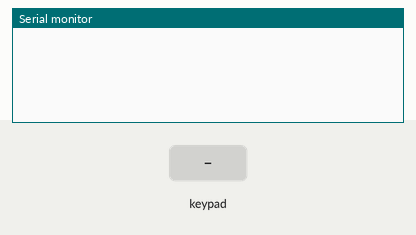
Recording of a sketch running on a simulated Arduino Mega 2560, built with avr-gcc and run on an emulated ATmega2560. On the bench: the last lines printed to the serial monitor. Inputs (shaded band) come from the test bench.

Above: at 1.2 s.
1.3 s: key '1' pressed
At 2.0 s:
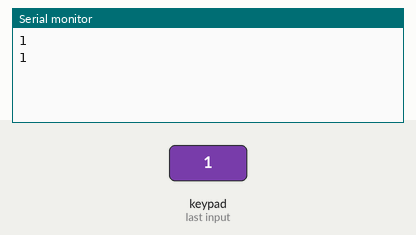
2.8 s: keypad keys 2 8 3 0 3 2 3 4 # pressed 0.4 s apart
At 6.6 s:
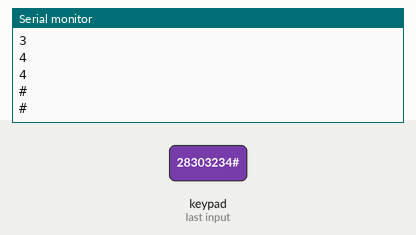
7.9 s: key 'A' pressed
At 9.1 s:
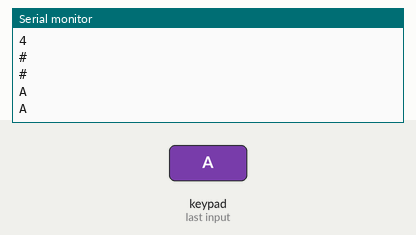
9.4 s: keypad keys 2 8 3 0 3 2 3 4 * pressed 0.4 s apart
At 13.7 s:
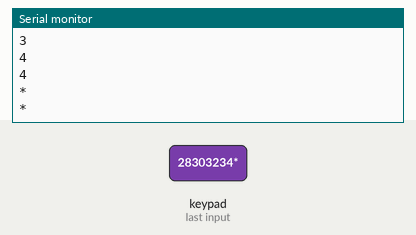
14.5 s: key 'B' pressed
At 15.0 s:
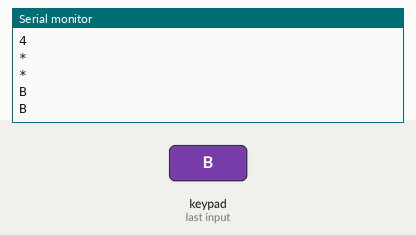
16.0 s: keypad keys 2 8 3 0 3 2 3 4 D pressed 0.4 s apart
At 20.3 s:
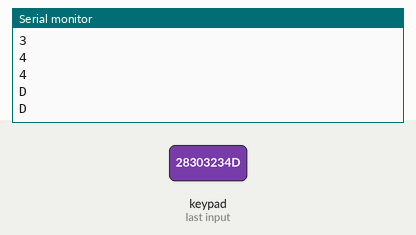
Timing chart, 0 to 21.8 s (numbered marks = the images above; inputs shaded):
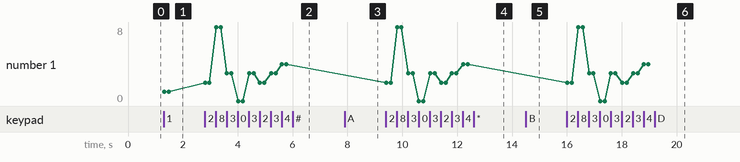

Measured:
- after the input at 1.3 s, the serial monitor: prints a new line at once (image 1)
- after the input at 2.8 s, the serial monitor: prints a new line at once (image 2)
- after the input at 7.9 s, the serial monitor: prints a new line at once (image 3)
- after the input at 9.4 s, the serial monitor: prints a new line at once (image 4)
- after the input at 14.5 s, the serial monitor: prints a new line at once (image 5)
- after the input at 16.0 s, the serial monitor: prints a new line at once (image 6)
- plotted number 1: 1 → 4 after the input at 2.8 s

The sketch:

KeyPadDemo.ino
```cpp
#include "Adafruit_Keypad.h"

#define MEGA

const byte ROWS = 4; // rows
const byte COLS = 4; // columns
//define the symbols on the buttons of the keypads
char keys[ROWS][COLS] = {
    {'1', '2', '3', 'A'},
    {'4', '5', '6', 'B'},
    {'7', '8', '9', 'C'},
    {'*', '0', '#', 'D'}};

#ifdef UNO
byte rowPins[ROWS] = {2, 3, 4, 5};   //connect to the row pinouts of the keypad
byte colPins[COLS] = {8, 9, 10, 11}; //connect to the column pinouts of the keypad
#endif                               // UNO

#ifdef MEGA
byte rowPins[ROWS] = {28, 30, 32, 34}; //connect to the row pinouts of the keypad
byte colPins[COLS] = {36, 38, 40, 42}; //connect to the column pinouts of the keypad
#endif

//initialize an instance of class NewKeypad
Adafruit_Keypad customKeypad = Adafruit_Keypad(makeKeymap(keys), rowPins, colPins, ROWS, COLS);

void setup()
{
    Serial.begin(9600);
    customKeypad.begin();
}

void loop()
{
    static bool flag = 0;
    // put your main code here, to run repeatedly:
    if (flag)
    {
        customKeypad.tick();
    }
    flag = !flag;

    if (customKeypad.available())
    {
        keypadEvent e = customKeypad.read();
        Serial.println((char)e.bit.KEY);
        /*
        if (e.bit.EVENT == KEY_JUST_PRESSED)
            Serial.println(" pressed");
        else if (e.bit.EVENT == KEY_JUST_RELEASED)
            Serial.println(" released");
        */
    }

    delay(10);
}
```
